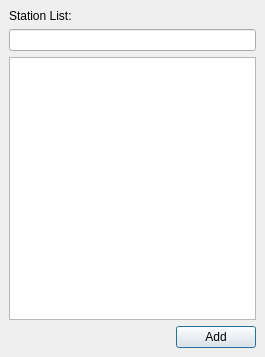
<ui version="4.0" >
 <author></author>
 <comment></comment>
 <exportmacro></exportmacro>
 <class>SelectStation</class>
 <widget class="QDialog" name="SelectStation" >
  <property name="geometry" >
   <rect>
    <x>0</x>
    <y>0</y>
    <width>265</width>
    <height>357</height>
   </rect>
  </property>
  <property name="windowTitle" >
   <string>Add station(s)</string>
  </property>
  <layout class="QVBoxLayout" >
   <property name="margin" >
    <number>9</number>
   </property>
   <property name="spacing" >
    <number>6</number>
   </property>
   <item>
    <widget class="QLabel" name="stationListLabel" >
     <property name="text" >
      <string>Station List:</string>
     </property>
    </widget>
   </item>
   <item>
    <widget class="QLineEdit" name="stationLineEdit" />
   </item>
   <item>
    <widget class="QTableView" name="table" >
     <property name="alternatingRowColors" >
      <bool>true</bool>
     </property>
     <property name="selectionBehavior" >
      <enum>QAbstractItemView::SelectRows</enum>
     </property>
    </widget>
   </item>
   <item>
    <layout class="QHBoxLayout" >
     <property name="margin" >
      <number>0</number>
     </property>
     <property name="spacing" >
      <number>6</number>
     </property>
     <item>
      <spacer>
       <property name="orientation" >
        <enum>Qt::Horizontal</enum>
       </property>
       <property name="sizeHint" >
        <size>
         <width>40</width>
         <height>20</height>
        </size>
       </property>
      </spacer>
     </item>
     <item>
      <widget class="QPushButton" name="btnAdd" >
       <property name="text" >
        <string>Add</string>
       </property>
      </widget>
     </item>
    </layout>
   </item>
  </layout>
 </widget>
 <pixmapfunction></pixmapfunction>
 <resources/>
 <connections>
  <connection>
   <sender>btnAdd</sender>
   <signal>clicked()</signal>
   <receiver>SelectStation</receiver>
   <slot>accept()</slot>
   <hints>
    <hint type="sourcelabel" >
     <x>217</x>
     <y>333</y>
    </hint>
    <hint type="destinationlabel" >
     <x>51</x>
     <y>318</y>
    </hint>
   </hints>
  </connection>
 </connections>
</ui>
